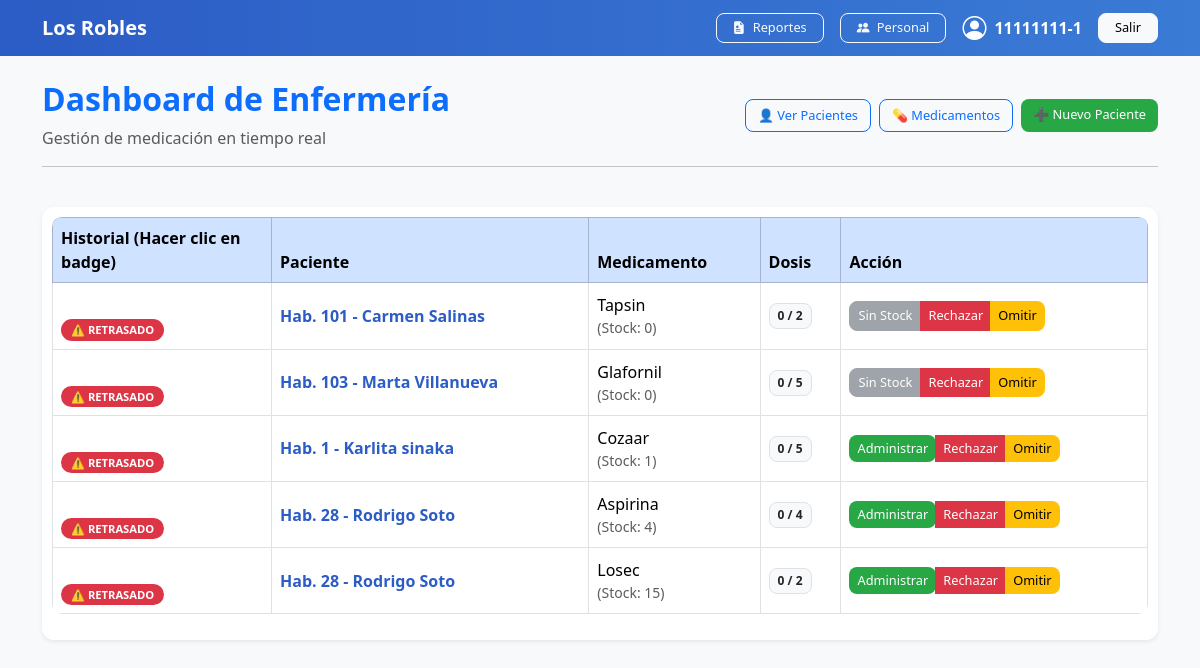
The page /dashboard/ (signed in) on the database as committed earlier.
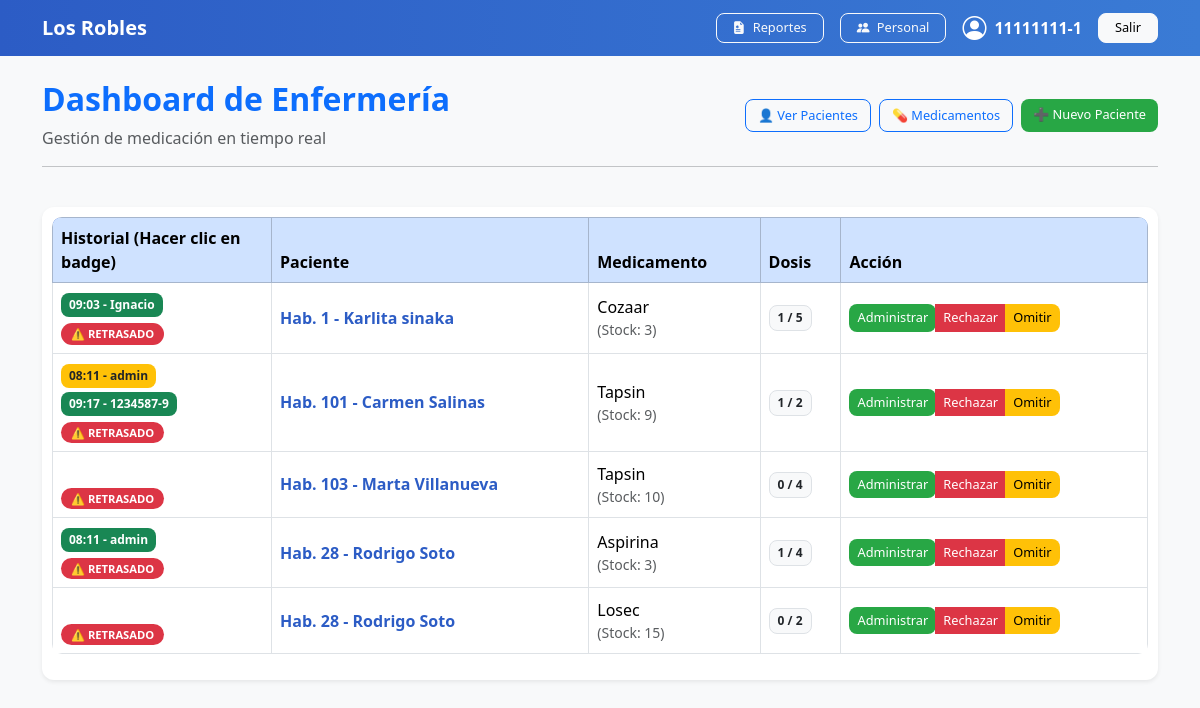
The same page on the database as committed later.
### gestion/models.py (models this page shows, shortened)
class Usuario(AbstractUser):
    ROL_CHOICES = [
        ('ADMIN', 'Administrador'),
        ('SECRETARIA', 'Secretaria'),
        ('ENFERMERA', 'Enfermera'),
        ('TENS', 'Técnico en Enfermería'),
    ]
    rut = models.CharField(max_length=12, unique=True)
    rol = models.CharField(max_length=15, choices=ROL_CHOICES, default='ENFERMERA')
    nombre_completo = models.CharField(max_length=200)
    groups = models.ManyToManyField(
        'auth.Group',
        related_name='usuario_groups',
        blank=True
    )
    user_permissions = models.ManyToManyField(
        'auth.Permission',
        related_name='usuario_permissions',
        blank=True
    )
    USERNAME_FIELD = 'rut'
    REQUIRED_FIELDS = ['username', 'email']

class PlanMedicacion(models.Model):
    residente = models.ForeignKey(Residente, on_delete=models.CASCADE)
    medicamento = models.ForeignKey(Medicamento, on_delete=models.CASCADE)
    dosis = models.CharField(max_length=100)
    stock_actual = models.IntegerField(default=0, help_text="Pastillas traídas por la familia")
    frecuencia_horas = models.IntegerField(help_text="Cada cuántas horas se administra")
    hora_inicio = models.TimeField()
    fecha_inicio_plan = models.DateField()
    activo = models.BooleanField(default=True)
    @property
    def dosis_tomadas_hoy(self):
        return HistorialAdministracion.objects.filter(
            plan=self,
            fecha_hora_real__date=timezone.localdate(),
            estado='ADMINISTRADO'
        ).count()
    @property
    def requiere_dosis_hoy(self):
        return self.dosis_tomadas_hoy < int(self.dosis)
    @property
    def historial_hoy(self):
        return HistorialAdministracion.objects.filter(
        plan=self,
        fecha_hora_real__date=timezone.localdate(),
         ).order_by('fecha_hora_real') # Los ordenamos del más antiguo al más reciente
    @property
    def proxima_hora_esperada(self):
        if not self.requiere_dosis_hoy:
            return None
        horas_desplazamiento = self.dosis_tomadas_hoy * self.frecuencia_horas
        hoy = timezone.localdate()
        momento_inicio = datetime.combine(hoy, self.hora_inicio)
        if timezone.is_naive(momento_inicio):
            momento_inicio = timezone.make_aware(momento_inicio)
        hora_programada = momento_inicio + timedelta(hours=horas_desplazamiento)
        return hora_programada
    @property
    def esta_retrasado(self):
        if not self.requiere_dosis_hoy:
            return False
        ahora = timezone.localtime()
        programada = self.proxima_hora_esperada
        return ahora > (programada + timedelta(minutes=1))

class Residente(models.Model):
    rut = models.CharField(max_length=12, unique=True)
    nombre = models.CharField(max_length=100)
    apellido = models.CharField(max_length=100)
    habitacion_numero = models.IntegerField()
    alertas_criticas = models.TextField(blank=True, help_text="Alergias o condiciones especiales")
    activo = models.BooleanField(default=True)
    diagnostico_principal = models.CharField(max_length=200, blank=True, default="No especificado")
    contacto_familiar = models.CharField(max_length=200, blank=True, help_text="Nombre y Teléfono")
    condicion_deglucion = models.CharField(max_length=200, blank=True, default="Normal", help_text="Ej: Normal, Molido, Sonda")

class Medicamento(models.Model):
    nombre_comercial = models.CharField(max_length=100)
    nombre_generico = models.CharField(max_length=100)
    miligramos = models.FloatField()
    presentacion = models.CharField(max_length=50, help_text="Ej: Comprimidos, Jarabe")

class HistorialAdministracion(models.Model):
    ESTADOS = [
        ('ADMINISTRADO', 'Administrado'),
        ('RECHAZADO', 'Rechazado'),
        ('OMITIDO', 'Omitido'),
    ]
    plan = models.ForeignKey(PlanMedicacion, on_delete=models.PROTECT)
    usuario = models.ForeignKey(Usuario, on_delete=models.PROTECT)
    fecha_hora_real = models.DateTimeField(auto_now_add=True)
    estado = models.CharField(max_length=20, choices=ESTADOS)
    observaciones = models.TextField(blank=True)
    class Meta:
        verbose_name_plural = "Historiales de Administración"

### gestion/views.py (the view)
# urls.py: path('dashboard/', views.dashboard_enfermeria, name='dashboard'),
@login_required(login_url='gestion:login')
def dashboard_enfermeria(request):
    planes_activos = PlanMedicacion.objects.filter(activo=True).order_by('hora_inicio')
    return render(request, 'gestion/dashboard.html', {
        'planes': planes_activos
    })

### gestion/templates/gestion/dashboard.html (shortened to what this page needs)
{% extends 'gestion/base.html' %}
{% load static %}
{% block contenido %}
<div class="row">
    <div class="col-12 mb-4">
        <div class="d-flex justify-content-between align-items-center">
            <div>
                <h2 class="text-primary">Dashboard de Enfermería</h2>
                <p class="text-muted mb-0">Gestión de medicación en tiempo real</p>
            </div>
            <div class="d-flex gap-2">
                <a href="{% url 'gestion:lista_residentes' %}" class="btn btn-outline-primary">👤 Ver Pacientes</a>
                <a href="{% url 'gestion:medicamentos' %}" class="btn btn-outline-primary">💊 Medicamentos</a>
                <a href="{% url 'gestion:crear_residente' %}" class="btn btn-success">➕ Nuevo Paciente</a>
            </div>
        </div>
        <hr>
    </div>
    <div class="col-12">
        <div class="table-responsive shadow-sm">
            <table class="table table-hover table-bordered align-middle bg-white">
                <thead class="table-primary">
                    <tr>
                        <th style="width: 20%;">Historial (Hacer clic en badge)</th>
                        <th>Paciente</th>
                        <th>Medicamento</th>
                        <th>Dosis</th>
                        <th>Acción</th>
                    </tr>
                </thead>
                <tbody>
                    {% for plan in planes %}
                    <tr>
                        <td>
                            {% for registro in plan.historial_hoy %}
                                <span class="badge
                                    {% if registro.estado == 'ADMINISTRADO' %}bg-success
                                    {% elif registro.estado == 'RECHAZADO' %}bg-danger
                                    {% else %}bg-warning text-dark{% endif %}"
                                    style="cursor: pointer; margin-bottom: 2px; display: inline-block;"
                                    {% if registro.observaciones %}
                                        data-bs-toggle="modal" data-bs-target="#modalMotivo{{ registro.id }}"
                                    {% endif %}>
                                    {{ registro.fecha_hora_real|date:"H:i" }} - {{ registro.usuario.username }}
                                </span>
                            {% endfor %}
                            {% if plan.esta_retrasado %}
                                <br><span class="badge rounded-pill bg-danger mt-1">⚠️ RETRASADO</span>
                            {% endif %}
                        </td>
                        <td>
                            <a href="#" class="text-decoration-none fw-bold" data-bs-toggle="modal" data-bs-target="#modalFicha{{ plan.id }}">
                                Hab. {{ plan.residente.habitacion_numero }} - {{ plan.residente.nombre }} {{ plan.residente.apellido }}
                            </a>
                        </td>
                        <td>
                            {{ plan.medicamento.nombre_comercial }}
                            <small class="text-muted d-block">(Stock: {{ plan.stock_actual }})</small>
                        </td>
                        <td><span class="badge bg-light text-dark border">{{ plan.dosis_tomadas_hoy }} / {{ plan.dosis }}</span></td>
                        <td>
                            {% if plan.requiere_dosis_hoy %}
                            <div class="btn-group" role="group">
                                {% if plan.stock_actual > 0 %}
                                <form action="{% url 'gestion:administrar_medicamento' plan.id 'ADMINISTRADO' %}" method="POST" style="display:inline;">
                                    <button type="submit" class="btn btn-success btn-sm">Administrar</button>
                                </form>
                                {% else %}
                                <button class="btn btn-secondary btn-sm" disabled>Sin Stock</button>
                                {% endif %}
                                <button class="btn btn-danger btn-sm" data-bs-toggle="modal" data-bs-target="#modalRechazo{{ plan.id }}">Rechazar</button>
                                <button class="btn btn-warning btn-sm" data-bs-toggle="modal" data-bs-target="#modalOmitir{{ plan.id }}">Omitir</button>
                            </div>
                            {% else %}
                            <span class="text-success fw-bold"><i class="bi bi-check-circle"></i> Completado</span>
                            {% endif %}
                        </td>
                    </tr>
                    {% endfor %}
                </tbody>
            </table>
        </div>
    </div>
</div>
{% endblock %}

### gestion/templates/gestion/base.html (shortened to what this page needs)
{% load static %}
<!DOCTYPE html>
<html lang="es">
<head>
    <link href="https://cdn.jsdelivr.net/npm/bootstrap@5.3.2/dist/css/bootstrap.min.css" rel="stylesheet">
    <link href="https://cdn.jsdelivr.net/npm/bootstrap-icons@1.11.3/font/bootstrap-icons.css" rel="stylesheet">
    <link rel="stylesheet" href="{% static 'css/dashboard.css' %}">
</head>
<body class="bg-light">
    <nav class="navbar navbar-dark" style="background: linear-gradient(90deg, #2c5cc5, #3a7bd5);">
        <div class="container d-flex justify-content-between align-items-center">
            <a class="navbar-brand fw-bold" href="{% url 'gestion:dashboard' %}">
                Los Robles
            </a>
            <div class="d-flex align-items-center gap-3">
            <a href="{% url 'gestion:reporte_historial' %}" class="btn btn-outline-light btn-sm px-3">
                    <i class="bi bi-file-earmark-medical-fill me-1"></i> Reportes
            </a>
                {% if request.user.rol == 'Admin' or request.user.rol == 'ADMIN' or request.user.is_superuser %}
                    <a href="{% url 'gestion:lista_personal' %}" class="btn btn-outline-light btn-sm px-3">
                        <i class="bi bi-people-fill me-1"></i> Personal
                    </a>
                {% endif %}
                <span class="text-white d-flex align-items-center gap-2">
                    <i class="bi bi-person-circle fs-4"></i>
                    <span class="fw-semibold">{{ request.user }}</span>
                </span>
                <a href="{% url 'gestion:logout' %}" class="btn btn-light btn-sm px-3">
                    Salir
                </a>
            </div>
        </div>
    </nav>
    <div class="container mt-4">
        {% block contenido %}
        {% endblock %}
    </div>
</body>
</html>

### gestion/static/css/dashboard.css (style rules this page uses)
body { background-color: #f4f6f9; font-family: 'Segoe UI', sans-serif; }
h2 { font-weight: 700; }
.table-responsive { background: white; border-radius: 12px; padding: 10px; }
.table { border-radius: 10px; overflow: hidden; }
.table thead { background: linear-gradient(90deg, #2c5cc5, #3a7bd5); color: white; }
.badge { font-size: 0.75rem; padding: 6px 8px; border-radius: 8px; }
.btn { border-radius: 8px; font-size: 0.8rem; font-weight: 500; }
.btn-success { background: #28a745; border: none; }
.btn-danger { background: #dc3545; border: none; }
.btn-warning { background: #ffc107; border: none; }
a.text-decoration-none { color: #2c5cc5; }
.bg-danger.rounded-pill { font-size: 0.7rem; padding: 5px 10px; }

Rows that differ between the two databases and show on the page:
changed PlanMedicacion "Karlita": stock_actual "1" → "3"; dosis_tomadas_hoy "0" → "1"; moves up the list
added HistorialAdministracion: fecha_hora_real "09:03", usuario.username "Ignacio", shown under PlanMedicacion "Karlita"
changed PlanMedicacion "Carmen": stock_actual "0" → "9"; dosis_tomadas_hoy "0" → "1"; stock_actual "Sin Stock" → "Administrar"
added HistorialAdministracion: fecha_hora_real "08:11", usuario.username "admin", estado "OMITIDO" (drawn), observaciones "no hay stock" (drawn), shown under PlanMedicacion "Carmen"
added HistorialAdministracion: fecha_hora_real "09:17", usuario.username "1234587-9", shown under PlanMedicacion "Carmen"
changed PlanMedicacion "Marta": medicamento.nombre_comercial "Glafornil" → "Tapsin"; stock_actual "0" → "10"; dosis "5" → "4"; dosis "Sin Stock" → "Administrar"
changed PlanMedicacion "Aspirina": stock_actual "4" → "3"; dosis_tomadas_hoy "0" → "1"
added HistorialAdministracion: fecha_hora_real "08:11", usuario.username "admin", shown under PlanMedicacion "Aspirina"
